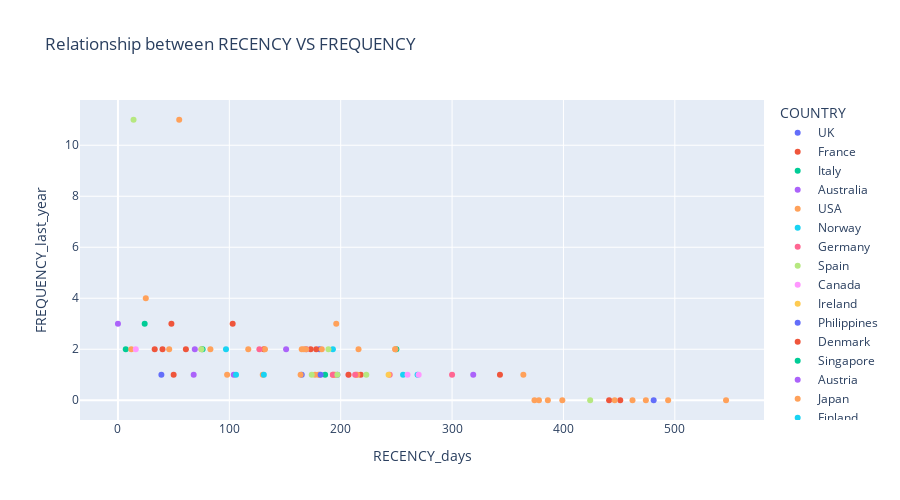

Here is the notebook cell this chart was saved with:
### Markdown cell above
Let's check the relationship between the Recency and the Frequency.

This code creates a scatter plot using the `px.scatter()` function from the Plotly Express library. The scatter plot visualizes the relationship between the recency and frequency of customer purchases. The `data_frame` parameter specifies the DataFrame (`customer_df`) to use for the plot, while the `x` and `y` parameters specify which columns to use for the x-axis and y-axis, respectively (`RECENCY_days` and `FREQUENCY_last_year`).

The `title` parameter is used to add a title to the plot. The `height` parameter specifies the height of the plot in pixels.

The `color` parameter is used to add color encoding to the plot based on the `COUNTRY` column in `customer_df`. 

The `fig.show()` function is used to display the plot.

Scatter plots are useful for visualizing the relationship between two variables. In this case, the plot shows how the recency and frequency of customer purchases are related. This information can be used to identify customer segments with different purchasing behaviors and inform marketing strategies. 

In the following picture we can see that customers that have less Frequency (amount of orders in the last year) have a higher value of Recency (time since the last purchased). Also can be seen that 3 groups of customers: 

1- Conformed by 2 customers with high frequency an low recency.

2- Conformed by 12 customers with 0 frequency in the last year.

3- A mix group.

Another observation is that the color that the most abundant color is orange, this is due to what was previously analyzed that the USA is the country with the largest purchases and customers.

### Code cell
# Creating a scatter plot using the Plotly Express library
fig = px.scatter(
    data_frame=customer_df,
    x = "RECENCY_days",
    y= "FREQUENCY_last_year",
    title = "Relationship between RECENCY VS FREQUENCY",
    color = "COUNTRY",
    height=500
)
# Displaying the plot
fig.show()

### Figure 1 — Plotly figure (JSON) as saved in the notebook; plotly's stock layout.template omitted (floating-point values rounded to 4 significant figures)
{"data": [{"hovertemplate": "COUNTRY=UK<br>RECENCY_days=%{x}<br>FREQUENCY_last_year=%{y}<extra></extra>", "legendgroup": "UK", "marker": {"color": "#636efa", "symbol": "circle"}, "mode": "markers", "name": "UK", "orientation": "v", "showlegend": true, "type": "scatter", "x": [181, 481, 165, 39, 197], "xaxis": "x", "y": [2, 0, 1, 1, 1], "yaxis": "y"}, {"hovertemplate": "COUNTRY=France<br>RECENCY_days=%{x}<br>FREQUENCY_last_year=%{y}<extra></extra>", "legendgroup": "France", "marker": {"color": "#EF553B", "symbol": "circle"}, "mode": "markers", "name": "France", "orientation": "v", "showlegend": true, "type": "scatter", "x": [50, 173, 218, 40, 451, 178, 103, 61, 131, 33, 48, 441], "xaxis": "x", "y": [1, 2, 1, 2, 0, 2, 3, 2, 2, 2, 3, 0], "yaxis": "y"}, {"hovertemplate": "COUNTRY=Italy<br>RECENCY_days=%{x}<br>FREQUENCY_last_year=%{y}<extra></extra>", "legendgroup": "Italy", "marker": {"color": "#00cc96", "symbol": "circle"}, "mode": "markers", "name": "Italy", "orientation": "v", "showlegend": true, "type": "scatter", "x": [250, 7, 186], "xaxis": "x", "y": [2, 2, 1], "yaxis": "y"}, {"hovertemplate": "COUNTRY=Australia<br>RECENCY_days=%{x}<br>FREQUENCY_last_year=%{y}<extra></extra>", "legendgroup": "Australia", "marker": {"color": "#ab63fa", "symbol": "circle"}, "mode": "markers", "name": "Australia", "orientation": "v", "showlegend": true, "type": "scatter", "x": [69, 319, 169, 104, 151], "xaxis": "x", "y": [2, 1, 2, 1, 2], "yaxis": "y"}, {"hovertemplate": "COUNTRY=USA<br>RECENCY_days=%{x}<br>FREQUENCY_last_year=%{y}<extra></extra>", "legendgroup": "USA", "marker": {"color": "#FFA15A", "symbol": "circle"}, "mode": "markers", "name": "USA", "orientation": "v", "showlegend": true, "type": "scatter", "x": [165, 98, 374, 215, 177, 446, 117, 83, 196, 386, 75, 12, 164, 249, 183, 216, 494, 195, 214, 130, 55, 180, 181, 167, 194, 249, 462, 169, 378, 132, 364, 46, 546, 193, 474], "xaxis": "x", "y": [2, 1, 0, 1, 1, 0, 2, 2, 3, 0, 2, 2, 1, 2, 2, 2, 0, 1, 1, 1, 11, 1, 1, 2, 1, 2, 0, 2, 0, 2, 1, 2, 0, 1, 0], "yaxis": "y"}, {"hovertemplate": "COUNTRY=Norway<br>RECENCY_days=%{x}<br>FREQUENCY_last_year=%{y}<extra></extra>", "legendgroup": "Norway", "marker": {"color": "#19d3f3", "symbol": "circle"}, "mode": "markers", "name": "Norway", "orientation": "v", "showlegend": true, "type": "scatter", "x": [193, 256, 269], "xaxis": "x", "y": [2, 1, 1], "yaxis": "y"}, {"hovertemplate": "COUNTRY=Germany<br>RECENCY_days=%{x}<br>FREQUENCY_last_year=%{y}<extra></extra>", "legendgroup": "Germany", "marker": {"color": "#FF6692", "symbol": "circle"}, "mode": "markers", "name": "Germany", "orientation": "v", "showlegend": true, "type": "scatter", "x": [244, 193, 213], "xaxis": "x", "y": [1, 1, 1], "yaxis": "y"}, {"hovertemplate": "COUNTRY=Spain<br>RECENCY_days=%{x}<br>FREQUENCY_last_year=%{y}<extra></extra>", "legendgroup": "Spain", "marker": {"color": "#B6E880", "symbol": "circle"}, "mode": "markers", "name": "Spain", "orientation": "v", "showlegend": true, "type": "scatter", "x": [424, 197, 174, 14, 223], "xaxis": "x", "y": [0, 1, 1, 11, 1], "yaxis": "y"}, {"hovertemplate": "COUNTRY=Canada<br>RECENCY_days=%{x}<br>FREQUENCY_last_year=%{y}<extra></extra>", "legendgroup": "Canada", "marker": {"color": "#FF97FF", "symbol": "circle"}, "mode": "markers", "name": "Canada", "orientation": "v", "showlegend": true, "type": "scatter", "x": [207, 16, 270], "xaxis": "x", "y": [1, 2, 1], "yaxis": "y"}, {"hovertemplate": "COUNTRY=Ireland<br>RECENCY_days=%{x}<br>FREQUENCY_last_year=%{y}<extra></extra>", "legendgroup": "Ireland", "marker": {"color": "#FECB52", "symbol": "circle"}, "mode": "markers", "name": "Ireland", "orientation": "v", "showlegend": true, "type": "scatter", "x": [243], "xaxis": "x", "y": [1], "yaxis": "y"}, {"hovertemplate": "COUNTRY=Philippines<br>RECENCY_days=%{x}<br>FREQUENCY_last_year=%{y}<extra></extra>", "legendgroup": "Philippines", "marker": {"color": "#636efa", "symbol": "circle"}, "mode": "markers", "name": "Philippines", "orientation": "v", "showlegend": true, "type": "scatter", "x": [182], "xaxis": "x", "y": [1], "yaxis": "y"}, {"hovertemplate": "COUNTRY=Denmark<br>RECENCY_days=%{x}<br>FREQUENCY_last_year=%{y}<extra></extra>", "legendgroup": "Denmark", "marker": {"color": "#EF553B", "symbol": "circle"}, "mode": "markers", "name": "Denmark", "orientation": "v", "showlegend": true, "type": "scatter", "x": [343, 207], "xaxis": "x", "y": [1, 1], "yaxis": "y"}, {"hovertemplate": "COUNTRY=Singapore<br>RECENCY_days=%{x}<br>FREQUENCY_last_year=%{y}<extra></extra>", "legendgroup": "Singapore", "marker": {"color": "#00cc96", "symbol": "circle"}, "mode": "markers", "name": "Singapore", "orientation": "v", "showlegend": true, "type": "scatter", "x": [76, 24], "xaxis": "x", "y": [2, 3], "yaxis": "y"}, {"hovertemplate": "COUNTRY=Austria<br>RECENCY_days=%{x}<br>FREQUENCY_last_year=%{y}<extra></extra>", "legendgroup": "Austria", "marker": {"color": "#ab63fa", "symbol": "circle"}, "mode": "markers", "name": "Austria", "orientation": "v", "showlegend": true, "type": "scatter", "x": [68, 0], "xaxis": "x", "y": [1, 3], "yaxis": "y"}, {"hovertemplate": "COUNTRY=Japan<br>RECENCY_days=%{x}<br>FREQUENCY_last_year=%{y}<extra></extra>", "legendgroup": "Japan", "marker": {"color": "#FFA15A", "symbol": "circle"}, "mode": "markers", "name": "Japan", "orientation": "v", "showlegend": true, "type": "scatter", "x": [399, 25], "xaxis": "x", "y": [0, 4], "yaxis": "y"}, {"hovertemplate": "COUNTRY=Finland<br>RECENCY_days=%{x}<br>FREQUENCY_last_year=%{y}<extra></extra>", "legendgroup": "Finland", "marker": {"color": "#19d3f3", "symbol": "circle"}, "mode": "markers", "name": "Finland", "orientation": "v", "showlegend": true, "type": "scatter", "x": [106, 131, 97], "xaxis": "x", "y": [1, 1, 2], "yaxis": "y"}, {"hovertemplate": "COUNTRY=Belgium<br>RECENCY_days=%{x}<br>FREQUENCY_last_year=%{y}<extra></extra>", "legendgroup": "Belgium", "marker": {"color": "#FF6692", "symbol": "circle"}, "mode": "markers", "name": "Belgium", "orientation": "v", "showlegend": true, "type": "scatter", "x": [300, 127], "xaxis": "x", "y": [1, 2], "yaxis": "y"}, {"hovertemplate": "COUNTRY=Sweden<br>RECENCY_days=%{x}<br>FREQUENCY_last_year=%{y}<extra></extra>", "legendgroup": "Sweden", "marker": {"color": "#B6E880", "symbol": "circle"}, "mode": "markers", "name": "Sweden", "orientation": "v", "showlegend": true, "type": "scatter", "x": [75, 189], "xaxis": "x", "y": [2, 2], "yaxis": "y"}, {"hovertemplate": "COUNTRY=Switzerland<br>RECENCY_days=%{x}<br>FREQUENCY_last_year=%{y}<extra></extra>", "legendgroup": "Switzerland", "marker": {"color": "#FF97FF", "symbol": "circle"}, "mode": "markers", "name": "Switzerland", "orientation": "v", "showlegend": true, "type": "scatter", "x": [260], "xaxis": "x", "y": [1], "yaxis": "y"}], "layout": {"height": 500, "legend": {"title": {"text": "COUNTRY"}, "tracegroupgap": 0}, "title": {"text": "Relationship between RECENCY VS FREQUENCY"}, "xaxis": {"anchor": "y", "domain": [0, 1], "title": {"text": "RECENCY_days"}}, "yaxis": {"anchor": "x", "domain": [0, 1], "title": {"text": "FREQUENCY_last_year"}}}}
